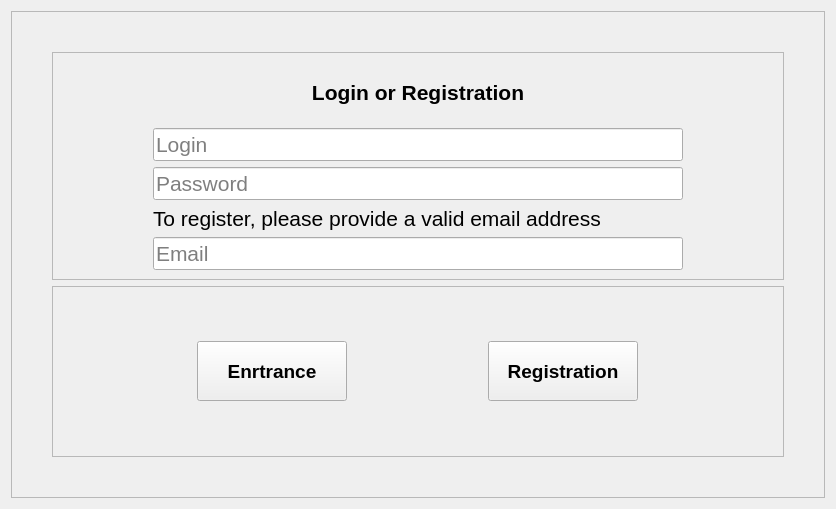
<?xml version="1.0" encoding="UTF-8"?>
<ui version="4.0">
 <class>Form</class>
 <widget class="QWidget" name="Form">
  <property name="geometry">
   <rect>
    <x>0</x>
    <y>0</y>
    <width>836</width>
    <height>509</height>
   </rect>
  </property>
  <property name="windowTitle">
   <string>Form</string>
  </property>
  <layout class="QHBoxLayout" name="horizontalLayout">
   <item>
    <widget class="QFrame" name="frame">
     <property name="frameShape">
      <enum>QFrame::StyledPanel</enum>
     </property>
     <property name="frameShadow">
      <enum>QFrame::Raised</enum>
     </property>
     <layout class="QVBoxLayout" name="verticalLayout">
      <property name="leftMargin">
       <number>40</number>
      </property>
      <property name="topMargin">
       <number>40</number>
      </property>
      <property name="rightMargin">
       <number>40</number>
      </property>
      <property name="bottomMargin">
       <number>40</number>
      </property>
      <item>
       <widget class="QFrame" name="frame_2">
        <property name="frameShape">
         <enum>QFrame::StyledPanel</enum>
        </property>
        <property name="frameShadow">
         <enum>QFrame::Raised</enum>
        </property>
        <layout class="QVBoxLayout" name="verticalLayout_2">
         <property name="leftMargin">
          <number>100</number>
         </property>
         <property name="rightMargin">
          <number>100</number>
         </property>
         <item>
          <widget class="QLabel" name="label">
           <property name="minimumSize">
            <size>
             <width>0</width>
             <height>60</height>
            </size>
           </property>
           <property name="maximumSize">
            <size>
             <width>16777215</width>
             <height>80</height>
            </size>
           </property>
           <property name="font">
            <font>
             <pointsize>16</pointsize>
             <weight>75</weight>
             <bold>true</bold>
            </font>
           </property>
           <property name="text">
            <string>Login or Registration</string>
           </property>
           <property name="alignment">
            <set>Qt::AlignCenter</set>
           </property>
          </widget>
         </item>
         <item>
          <widget class="QLineEdit" name="lineEdit">
           <property name="minimumSize">
            <size>
             <width>0</width>
             <height>30</height>
            </size>
           </property>
           <property name="font">
            <font>
             <pointsize>16</pointsize>
            </font>
           </property>
           <property name="placeholderText">
            <string>Login</string>
           </property>
          </widget>
         </item>
         <item>
          <widget class="QLineEdit" name="lineEdit_2">
           <property name="minimumSize">
            <size>
             <width>0</width>
             <height>30</height>
            </size>
           </property>
           <property name="font">
            <font>
             <pointsize>16</pointsize>
            </font>
           </property>
           <property name="text">
            <string/>
           </property>
           <property name="placeholderText">
            <string>Password</string>
           </property>
          </widget>
         </item>
         <item>
          <widget class="QLabel" name="label_3">
           <property name="font">
            <font>
             <pointsize>16</pointsize>
            </font>
           </property>
           <property name="text">
            <string>To register, please provide a valid email address</string>
           </property>
           <property name="wordWrap">
            <bool>true</bool>
           </property>
          </widget>
         </item>
         <item>
          <widget class="QLineEdit" name="lineEdit_3">
           <property name="minimumSize">
            <size>
             <width>0</width>
             <height>30</height>
            </size>
           </property>
           <property name="font">
            <font>
             <pointsize>16</pointsize>
            </font>
           </property>
           <property name="placeholderText">
            <string>Email</string>
           </property>
          </widget>
         </item>
        </layout>
       </widget>
      </item>
      <item>
       <widget class="QFrame" name="frame_3">
        <property name="frameShape">
         <enum>QFrame::StyledPanel</enum>
        </property>
        <property name="frameShadow">
         <enum>QFrame::Raised</enum>
        </property>
        <layout class="QHBoxLayout" name="horizontalLayout_2">
         <item>
          <widget class="QPushButton" name="pushButton">
           <property name="minimumSize">
            <size>
             <width>150</width>
             <height>60</height>
            </size>
           </property>
           <property name="maximumSize">
            <size>
             <width>150</width>
             <height>60</height>
            </size>
           </property>
           <property name="font">
            <font>
             <pointsize>14</pointsize>
             <weight>75</weight>
             <bold>true</bold>
            </font>
           </property>
           <property name="text">
            <string>Enrtrance</string>
           </property>
          </widget>
         </item>
         <item>
          <widget class="QPushButton" name="pushButton_2">
           <property name="minimumSize">
            <size>
             <width>150</width>
             <height>60</height>
            </size>
           </property>
           <property name="maximumSize">
            <size>
             <width>150</width>
             <height>60</height>
            </size>
           </property>
           <property name="font">
            <font>
             <pointsize>14</pointsize>
             <weight>75</weight>
             <bold>true</bold>
            </font>
           </property>
           <property name="text">
            <string>Registration</string>
           </property>
          </widget>
         </item>
        </layout>
       </widget>
      </item>
     </layout>
    </widget>
   </item>
  </layout>
 </widget>
 <resources/>
 <connections/>
</ui>
